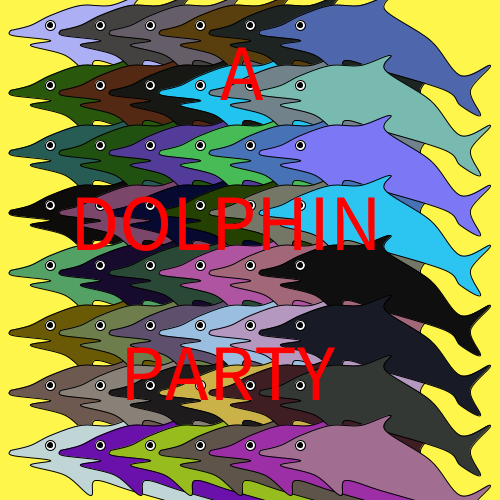
Frame 1 (no input)
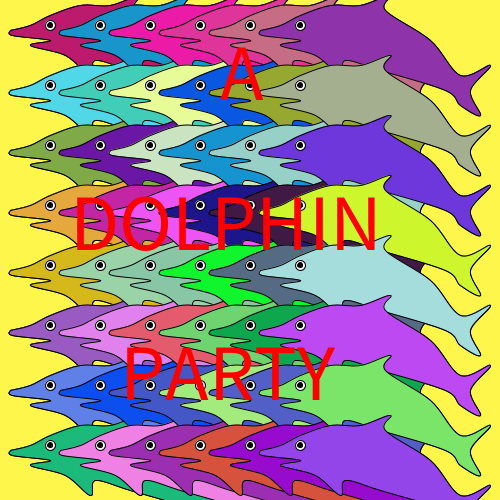
Frame 2 (the mouse pressed at the canvas centre, redrawn once)

The Processing sketch that drew these frames (run headless with seeded random() and noise(); the mouse was pressed at the canvas centre and the sketch redrawn once):

// Processing sketch: processing_37566
// ── processing_37566.pde

void setup() {
  size (500, 500);
  noStroke();
  smooth();
  noLoop();
  background (255, 246, 75);
  colorMode (HSB, 255);
}

void draw() {
  for (int i=10; i<300; i=i+50) {
    for (int j=30; j<500; j=j+60) {  
      rubberStamp(i, j, 10);
    }
  }
  colorMode (RGB, 255);
  fill (255, 0, 0);
  textSize (80);
  text ("A", 220, 100);
  text ("DOLPHIN", 70, 250);
  text ("PARTY", 120, 400);
}

void rubberStamp (int x, int y, int colors) {
  stroke (0);
  strokeWeight(1);
  fill (random (colors, 255), random (colors, 255), random (colors, 255));

  //dolphin
  beginShape();
  curveVertex (x, y);
  curveVertex (x, y);
  curveVertex (x+20, y-5); 
  curveVertex (x+40, y-15);
  curveVertex (x+70, y-25); 
  //topfin
  curveVertex (x+100, y-25); 
  curveVertex (x+130, y-35); 
  curveVertex (x+125, y-20); 
  //upperbody
  curveVertex (x+170, y+10);
  //tail
  curveVertex (x+200, y+45); 
  curveVertex (x+230, y+35);
  curveVertex (x+210, y+60);
  curveVertex (x+220, y+85);
  curveVertex (x+200, y+75);
  curveVertex (x+185, y+60);
  //lowerbody
  curveVertex (x+120, y+40);
  //flipper
  curveVertex (x+85, y+30);
  curveVertex (x+80, y+45);
  curveVertex (x+55, y+25);
  curveVertex (x+20, y+15);
  curveVertex (x+40, y+10);
  curveVertex (x+2, y+5);
  curveVertex (x, y);
  curveVertex (x, y);
  endShape();

  //eyeballs
  fill(255);
  ellipse (x+40, y-5, 10, 10);
  fill(0);
  ellipse (x+40, y-5, 5, 5);
}
